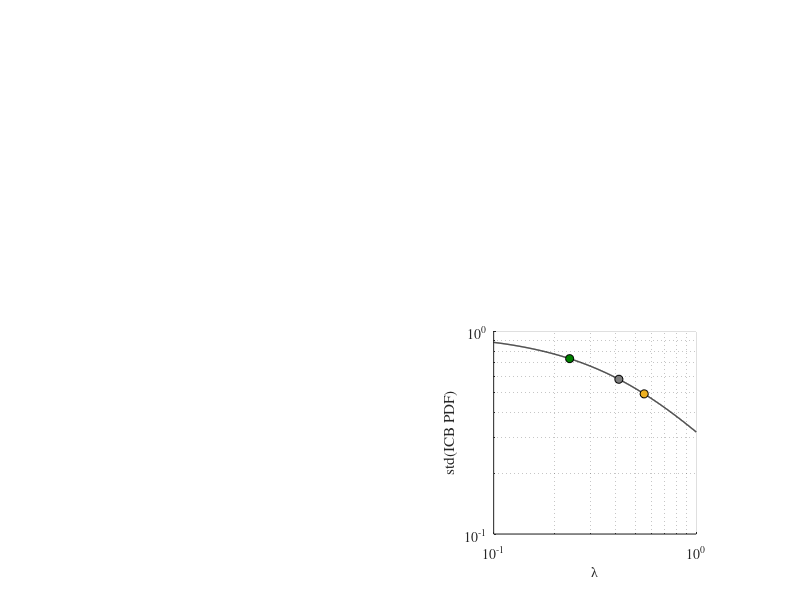

Source code (MATLAB): (Note: this script raises an error after producing the figure.)
%% supp Fig. S4: Poisson model parameters:


% the lambda vector for which we plot all 4 subplots:
lambda_vect = logspace( -1, 0, 1000 );
% define 3 particular values for theta_tilda and lambda (see equation 5):
midThresh = 0.65;
bigThresh = midThresh * (7/4);
lowThresh = midThresh * (3/4);
lambda_byThresh = @(thresh)( 1 ./ ( thresh * sqrt( 8 * ( exp(1) - 1 ) ) ) );
lambda_midThresh = lambda_byThresh(midThresh); 
lambda_bigThresh = lambda_byThresh(bigThresh); 
lambda_lowThresh = lambda_byThresh(lowThresh); 
col_mid = [.5 .5 .5];
col_big = [0 .5 0];
col_low = [.93 .69 .13];

figure; 


% computing std(p):
E_p = 0.5;
% E[p^2] (2nd moment): 
hist_p_Poisson_p2 =  @(p,Lambda) (  (Lambda/sqrt(pi)) * ( 1 ./ ( p .* (1-p) ) ) ...
    .* exp( -1 * ( Lambda ^ 2 ) * ( ( log(p) - log(1-p) ).^2 ) ) .* (p.^2)  );
E_p2 = nan(size(lambda_vect));
for i = 1:length(lambda_vect)
    lambda = lambda_vect(i);
    E_p2(i) = integral( @(p)hist_p_Poisson_p2(p,lambda), ...
        1e-10,1-(1e-10), 'AbsTol', 1e-13 );
end
variance_by_lambda = E_p2 - ( E_p ^ 2 );
% computing std(ICB):
std_midThresh = sqrt( integral( @(p)hist_p_Poisson_p2(p,lambda_midThresh), ...
    1e-10,1-(1e-10), 'AbsTol', 1e-13 ) - ( E_p ^ 2 ) );
std_bigThresh = sqrt( integral( @(p)hist_p_Poisson_p2(p,lambda_bigThresh), ...
    1e-10,1-(1e-10), 'AbsTol', 1e-13 ) - ( E_p ^ 2 ) );
std_lowThresh = sqrt( integral( @(p)hist_p_Poisson_p2(p,lambda_lowThresh), ...
    1e-10,1-(1e-10), 'AbsTol', 1e-13 ) - ( E_p ^ 2 ) );
% plot std(ICB PDF) as a function of lambda (note that V[ICB]=4*V[2p-1]):
subplot(2,2,4); 
loglog( lambda_vect, 2*sqrt(variance_by_lambda), 'k-', 'lineWidth', 1 ); hold on;
plot( lambda_midThresh, 2*std_midThresh, 'marker', 'o', 'MarkerEdgeColor', 'black', 'MarkerFaceColor', col_mid ); hold on;
plot( lambda_lowThresh, 2*std_lowThresh, 'marker', 'o', 'MarkerEdgeColor', 'black', 'MarkerFaceColor', col_low ); hold on;
plot( lambda_bigThresh, 2*std_bigThresh, 'marker', 'o', 'MarkerEdgeColor', 'black', 'MarkerFaceColor', col_big ); hold on;
xlabel('\lambda'); ylabel('std(ICB PDF)'); box off; 
axis square; grid on;
ggg = gca;
set(gca, 'FontName', 'Times'); box off;
ggg.XMinorTick = 'on';
ggg.YMinorTick = 'on';
ylim([0.3,1]); yticks([.3,.4,.6,.8,1]);


% plot lamda as a function of theta_tilda:
subplot(2,2,2);
min_theta = ( max(lambda_vect) * sqrt(8 * ( exp(1) - 1 ) ) ) ^ -1;
max_theta = ( min(lambda_vect) * sqrt(8 * ( exp(1) - 1 ) ) ) ^ -1;
theta_vect = linspace(min_theta, max_theta, 10000);
loglog( theta_vect, lambda_byThresh( theta_vect ), ...
    'k-', 'lineWidth', 1 ); hold on;
plot( midThresh, lambda_midThresh, 'marker', 'o', 'MarkerEdgeColor', 'black', 'MarkerFaceColor', col_mid ); hold on;
plot( lowThresh, lambda_lowThresh, 'marker', 'o', 'MarkerEdgeColor', 'black', 'MarkerFaceColor', col_low ); hold on;
plot( bigThresh, lambda_bigThresh, 'marker', 'o', 'MarkerEdgeColor', 'black', 'MarkerFaceColor', col_big ); hold on;
ylabel('\lambda'); xlabel('$$\tilde{\theta}$$', 'Interpreter', 'LaTeX'); box off;
axis square; grid on;
xlim( [0.2,3] ); 
ggg = gca;
set(gca, 'FontName', 'Times'); box off;
ggg.XMinorTick = 'on';
ggg.YMinorTick = 'on';
xticks([.2, 0.5, 1, 3]);


% plot lamda as a function of gamma*sigma:
subplot(2,2,1);
gamSig_byLambdaAndThresh = @( lambda, thresh ) ( ...
    sqrt( log( 1 + ( 1 / ( thresh*sqrt(8)*lambda )^2 ) ) ) );
lambda_byGamSig = @( GamSig, thresh )( 1 ./ ( thresh * sqrt( 8 * ( exp( GamSig.^2 ) - 1 ) ) ) );
min_gammaSig = gamSig_byLambdaAndThresh( max(lambda_vect), lowThresh );
max_gammaSig = gamSig_byLambdaAndThresh( min(lambda_vect), lowThresh );
gammaSig_vect = linspace( min_gammaSig, max_gammaSig, 10000 );
loglog( gammaSig_vect, lambda_byGamSig( gammaSig_vect, lowThresh ), ...
    'Color', col_low, 'lineWidth', 1 ); hold on;
loglog( 1, lambda_byGamSig( 1, lowThresh ), 'marker', 'o', 'MarkerEdgeColor', 'black', 'MarkerFaceColor', col_low ); hold on;
min_gammaSig = gamSig_byLambdaAndThresh( max(lambda_vect), midThresh );
max_gammaSig = gamSig_byLambdaAndThresh( min(lambda_vect), midThresh );
gammaSig_vect = linspace( min_gammaSig, max_gammaSig, 10000 );
loglog( gammaSig_vect, lambda_byGamSig( gammaSig_vect, midThresh ), ...
    'Color', col_mid, 'lineWidth', 1 ); hold on;
loglog( 1, lambda_byGamSig( 1, midThresh ), 'marker', 'o', 'MarkerEdgeColor', 'black', 'MarkerFaceColor', col_mid ); hold on;
min_gammaSig = gamSig_byLambdaAndThresh( max(lambda_vect), bigThresh );
max_gammaSig = gamSig_byLambdaAndThresh( min(lambda_vect), bigThresh );
gammaSig_vect = linspace( min_gammaSig, max_gammaSig, 10000 );
loglog( gammaSig_vect, lambda_byGamSig( gammaSig_vect, bigThresh ), ...
    'Color', col_big, 'lineWidth', 1 ); hold on;
loglog( 1, lambda_byGamSig( 1, bigThresh ), 'marker', 'o', 'MarkerEdgeColor', 'black', 'MarkerFaceColor', col_big  ); hold on;
ylabel('\lambda'); xlabel('\gamma\sigma'); box off;
axis square; grid on;
xlim([0.3, 2]); xticks([.3, .5, 1, 2]);
ggg = gca;
set(gca, 'FontName', 'Times'); box off;
ggg.XMinorTick = 'on';
ggg.YMinorTick = 'on';


% plot lamda as a function of nu_hat (independent):
subplot(2,2,3);
loglog( [0.1,5], ones(2,1) * lambda_byThresh( lowThresh ), ...
    'Color', col_low, 'lineWidth', 1 ); hold on;
loglog( 1.2556, lambda_byThresh( lowThresh ), 'marker', 'o', 'MarkerEdgeColor', 'black', 'MarkerFaceColor', col_low ); hold on;
loglog( [0.1,5], ones(2,1) * lambda_byThresh( midThresh ), ...
    'Color', col_mid, 'lineWidth', 1 ); hold on;
loglog( 1.2556, lambda_byThresh( midThresh ), 'marker', 'o', 'MarkerEdgeColor', 'black', 'MarkerFaceColor', col_mid ); hold on;
loglog( [0.1,5], ones(2,1) * lambda_byThresh( bigThresh ), ...
    'Color', col_big, 'lineWidth', 1 ); hold on;
loglog( 1.2556, lambda_byThresh( bigThresh ), 'marker', 'o', 'MarkerEdgeColor', 'black', 'MarkerFaceColor', col_big ); hold on;
ylabel('\lambda'); xlabel('$\bar{\nu}$','Interpreter','Latex'); box off;
ylim([10^-1,10]); xlim([0.3,2]); axis square; grid on;
ggg = gca;
set(gca, 'FontName', 'Times'); box off;
yticks( logspace(-1,0,2) ); ylim([10^-1,1]);
ggg.XMinorTick = 'on';
ggg.YMinorTick = 'on';
xticks([0.3, 0.5, 1, 2]);
